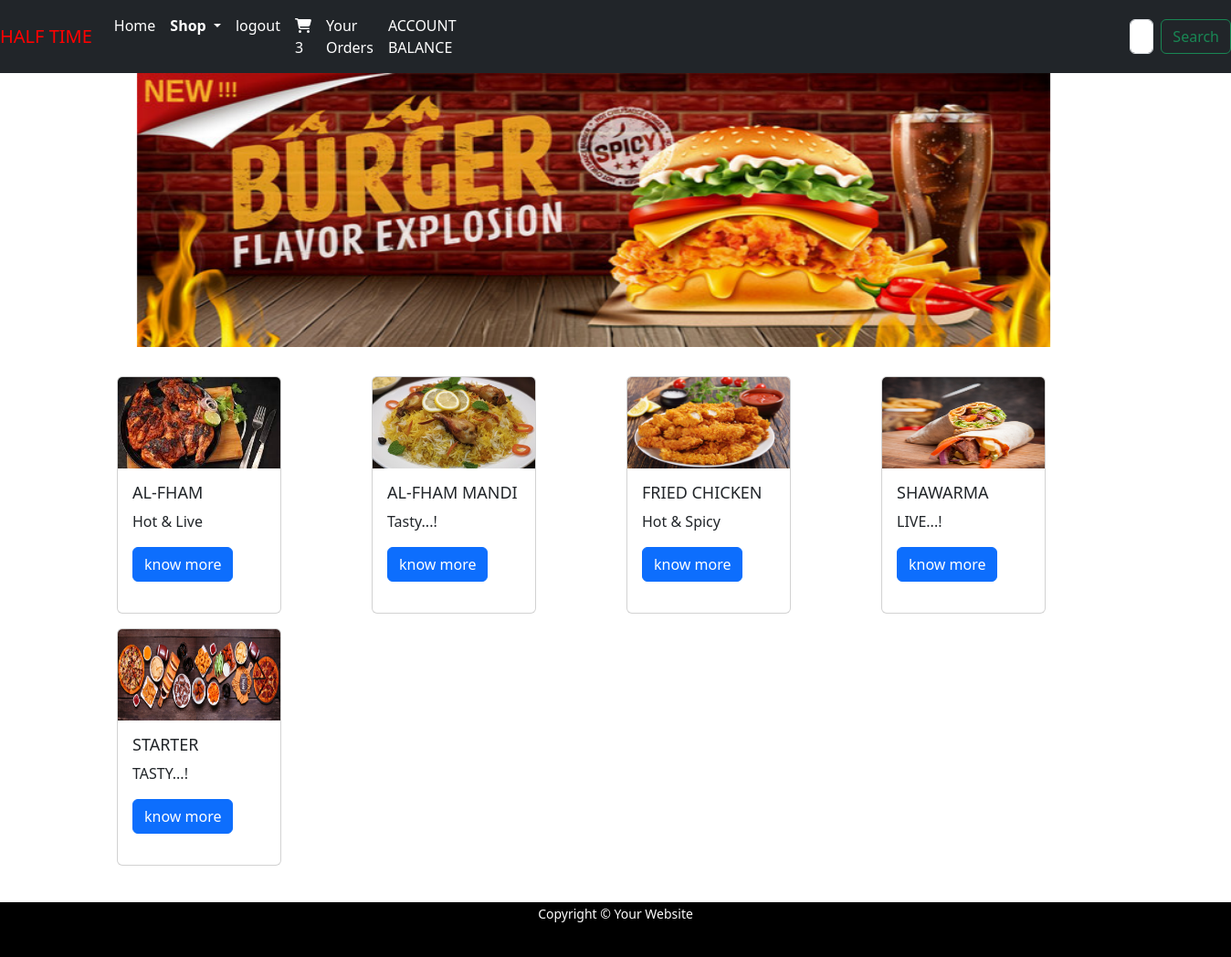
The app's page / (signed in) with its own data.
### resto/models.py (models this page shows, shortened)
class Category(models.Model):
    name = models.CharField(max_length=20)
    desc = models.TextField()
    slug=models.SlugField(max_length=250,unique=True)
    img=models.ImageField(upload_to="resto/Category",null=True,blank=True)

### resto/views.py (the view)
# urls.py: path('',views.allproducts,name='allproducts'),
def allproducts(request):
    c=Category.objects.all()
    return render(request,'category.html',{'c':c})

### cart/context_processors.py (called while the page is built)
def counter(request):
    item_count=0
    if request.user.is_authenticated:
        user=request.user
        try:
            cart=Cart.objects.filter(user=user)
            for i in cart:
                item_count+=i.quantity
        except Cart.DoesNotExist:
            item_count=0
    return {'item_count':item_count}

### resto/context_processors.py (called while the page is built)
def menu_links(request):
    links=Category.objects.all()
    return {'links':links}

### templates/category.html (shortened to what this page needs)
{% extends 'base.html' %}
{% load static %}
{% block content %}
<div class="respo" style="color:yellow;">
<div id="mycarousel" class="carousel slide" data-ride="carousel">
  <div class="carousel-inner">
    <div class="carousel-item active">
      <img class="d-block w-90" style="height:300px;width:1000px;margin-left:150px;" src="{% static 'img/fried2.jpg' %}" alt="First slide">
    </div>
  </div>
    <a class="carousel-control-prev" href="#mycarousel" role="button" data-slide="prev">
    <span class="carousel-control-prev-icon" aria-hidden="true"></span>
  </a>
  <a class="carousel-control-next" href="#mycarousel" role="button" data-slide="next">
    <span class="carousel-control-next-icon" aria-hidden="true"></span>
  </a>
</div>
<div class="container mt-3 " id="ca![](../../../../AppData/Local/Temp/fried2.jpg)rds" style="margin-bottom:100px;justify-content: space-around;">
  <div class="row mx-auto">
{% for i in c %}
    <div3 class="col-sm-3 mt-3">
<div class="card" style="height:260px;width:180px;">
  <img src="{{i.img.url}}" class="card-img-top" style="height:100px;width:100%;" alt="Card image cap">
  <div class="card-body">
    <h5 class="card-title" style="font-size:18px;">{{i.name}}</h5>
    <p class="card-text">{{i.desc}}</p>
    <a href="{% url 'resto:viewproducts' i.slug %}"  class="btn btn-primary">know more</a>
  </div>
</div>
    </div3>
{% endfor %}
  </div>
</div>
</div>
{% endblock %}

### static/css/custom.css (style rules this page uses)
#background { background-repeat:no-repeat; background-size:1580px 900px; background-position:top; background-attachment:fixed; }

### records on screen
Category: img (picture), name "AL-FHAM", desc "Hot & Live"
Category: img (picture), name "AL-FHAM MANDI", desc "Tasty...!"
Category: img (picture), name "FRIED CHICKEN", desc "Hot & Spicy"
Category: img (picture), name "SHAWARMA", desc "LIVE...!"
Category: img (picture), name "STARTER", desc "TASTY...!"

### other values on screen
{{ item_count }} "3"
